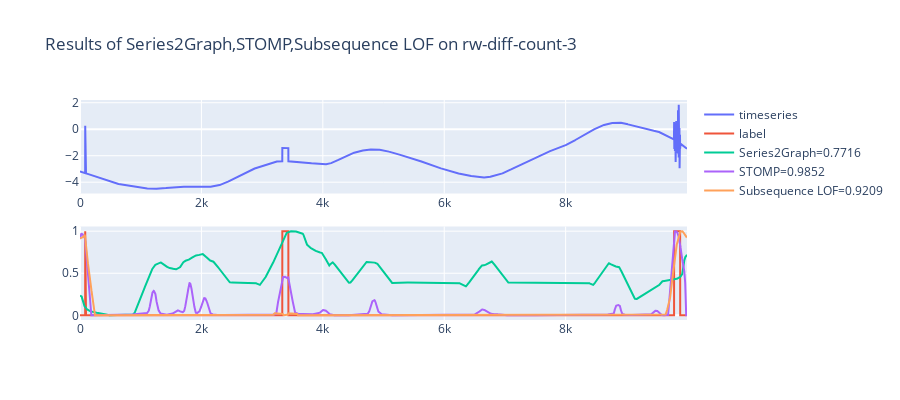

The notebook cell this image was saved under:
### Code cell
plot_scores(["Series2Graph", "STOMP", "Subsequence LOF"], "rw-diff-count-3")

### Figure 1 — Plotly figure (JSON) as saved in the notebook; plotly's stock layout.template omitted (floating-point values rounded to 4 significant figures; data arrays with more than 128 entries replaced by an {"elided": "..."} marker saying what was removed)
{"data": [{"name": "timeseries", "type": "scatter", "x": {"elided": "10000 int values"}, "xaxis": "x", "y": {"elided": "10000 float values"}, "yaxis": "y"}, {"name": "label", "type": "scatter", "x": {"elided": "10000 int values"}, "xaxis": "x2", "y": {"elided": "10000 int values"}, "yaxis": "y2"}, {"name": "Series2Graph=0.7716", "type": "scatter", "x": {"elided": "10000 int values"}, "xaxis": "x2", "y": {"elided": "10000 float values"}, "yaxis": "y2"}, {"name": "STOMP=0.9852", "type": "scatter", "x": {"elided": "10000 int values"}, "xaxis": "x2", "y": {"elided": "10000 float values"}, "yaxis": "y2"}, {"name": "Subsequence LOF=0.9209", "type": "scatter", "x": {"elided": "10000 int values"}, "xaxis": "x2", "y": {"elided": "10000 float values"}, "yaxis": "y2"}], "layout": {"height": 400, "title": {"text": "Results of Series2Graph,STOMP,Subsequence LOF on rw-diff-count-3"}, "xaxis": {"anchor": "y", "domain": [0, 1], "matches": "x"}, "xaxis2": {"anchor": "y2", "domain": [0, 1], "matches": "x"}, "yaxis": {"anchor": "x", "domain": [0.575, 1]}, "yaxis2": {"anchor": "x2", "domain": [0, 0.425]}}}
